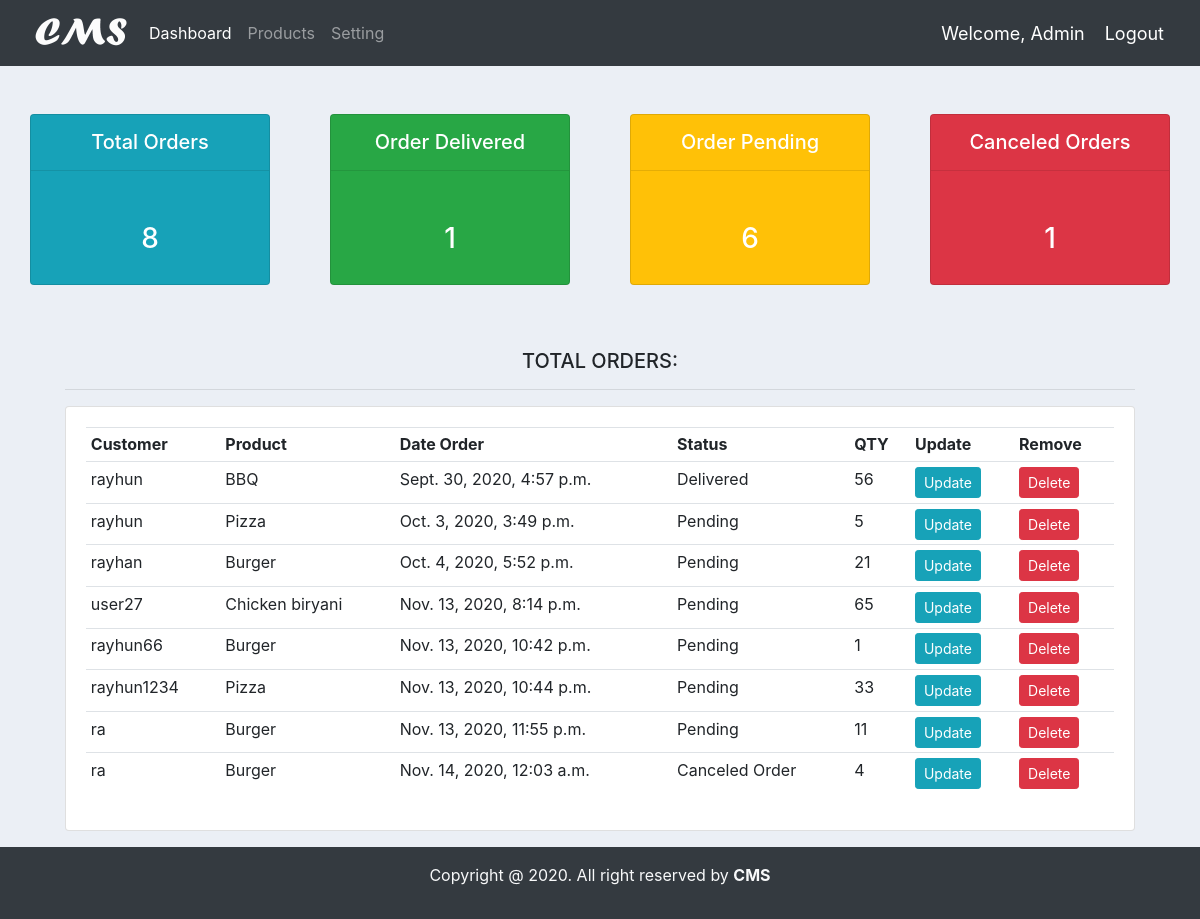
Screenshot of /all/orders (signed in) with the database file from the repository.
### accounts/models.py (models this page shows, shortened)
class Order(models.Model):
    STATUS = (
        ('Pending','Pending'),
        ('Canceled Order','Canceled Order'),
        ('Delivered','Delivered')
        )
    customer = models.ForeignKey(Customer, null=True, on_delete=models.SET_NULL)
    Product = models.ForeignKey(Product, null=True, on_delete=models.SET_NULL)
    date_created = models.DateTimeField(auto_now_add=True, null=True)
    statur = models.CharField(max_length=200, null=True, choices=STATUS)
    note = models.CharField(max_length=200, null=True)
    order_content = models.DecimalField(max_digits= 10000, null=True, decimal_places=0)

class Customer(models.Model):
    user = models.OneToOneField(User, null=True, blank=True, on_delete=models.CASCADE)
    name = models.CharField(max_length=200, null=True)
    phone = models.CharField(max_length=200, null=True)
    email = models.CharField(max_length=200, null=True)
    profile_pic = models.ImageField(default="demo.jpg", null=True, blank=True)
    date_created = models.DateTimeField(auto_now_add=True, null=True)
    def __str__(self):
        return str(self.name)

class Product(models.Model):
    CATAGORY = (
        ('Indoor','Indoor'),
        ('Out Door','Out Door'),
    )
    name = models.CharField(max_length=200, null=True)
    price = models.FloatField(null=True)
    catagory = models.CharField(max_length=200, null=True, choices=CATAGORY)
    descriprion = models.CharField(max_length=500 ,null=True, blank=True)
    data_created = models.DateTimeField(auto_now_add=True)
    tags = models.ManyToManyField(Tag)
    def __str__(self):
        return str(self.name)

### accounts/decorators.py (the view)
    def wrapper_func(request, *args, **kwargs):
        group = None
        if request.user.groups.exists():
            group = request.user.groups.all()[0].name
        if group == 'customer':
            return redirect('user_profile')
        elif group == 'admin':
            return view_func(request, *args, **kwargs)
        else:
            context = {}
            return render(request, 'accounts/customer_not_auth.html', context)

### accounts/views.py (called while the page is built)
@login_required
@admin_only
def order_list(request):
    orders = Order.objects.all()
    total_orders = orders.count()
    order_delivered = orders.filter(statur='Delivered').count()
    order_pending = orders.filter(statur='Pending').count()
    order_cancels = orders.filter(statur='Canceled Order').count()
    context = {
        'orders':orders,
        'total_orders':total_orders,
        'order_delivered':order_delivered,
        'order_pending':order_pending,
        'order_cancels':order_cancels,
    }
    return render(request, 'accounts/order_list.html',context)

### accounts/templates/accounts/order_list.html
{% extends 'accounts/main.html' %}
{% block content %}
<div class="container-fluid">
    {% include 'accounts/status.html' %}
    <div class="row">
        <div class="col-md-11 m-auto">
            <h5 class="text-center">TOTAL ORDERS:</h5>
            <hr>
            <div class="card card-body">
                {% if orders %}
                <table class="table table-sm">
                    <tr>
                        <th>Customer</th>
                        <th>Product</th>
                        <th>Date Order</th>
                        <th>Status</th>
                        <th>QTY</th>
                        <th>Update</th>
                        <th>Remove</th>
                    </tr>
                    {% for order in orders %}
                    <tr>
                        <td>{{ order.customer }}</td>
                        <td>{{ order.Product }}</td>
                        <td>{{ order.date_created }}</td>
                        <td>{{ order.statur }}</td>
                        <td>{{ order.order_content }}</td>
                        <td><a class="btn btn-sm btn-info" href="{% url 'update_order' order.pk %}">Update</a></td>
                        <td><a class="btn btn-sm btn-danger" href="{% url 'delete_order' order.pk %}">Delete</a></td>
                    </tr>
                    {% endfor %}
                </table>
                {% else %}
                    <h3 class="h3 text-center py-3 text-danger">Order Not Found</h3>
                {% endif %}
            </div>
        </div>
    </div>
</div>
{% endblock %}

### accounts/templates/accounts/navbar.html (shortened to what this page needs)
{% load static %}
<nav class="navbar navbar-expand-lg navbar-dark bg-dark">
  <a href="{% url 'home' %}"><img id="logo" src="{% static '/images/logo.png' %}" alt="" title="Customer Management System"></a>
    <div class="collapse navbar-collapse" id="navbarSupportedContent">
      <ul class="navbar-nav mr-auto">
        {% if request.user.is_staff %}
        <li class="nav-item active">
          <a class="nav-link" href="{% url 'home' %}">Dashboard</a>
        </li>
        {% endif %}
        <li class="nav-item">
          <a class="nav-link" href="{% url 'products' %}">Products</a>
        </li>
        <li class="nav-item">
          <a class="nav-link" href="{% url 'account' %}">Setting</a>
        </li>
      </ul>
    </div>
    <span class="hello">Welcome, {{ request.user|title }} </span>
    <span><a class="hello" href="{% url 'logout' %}">Logout</a></span>
  </nav>

### static/css/main.css (style rules this page uses)
#logo { height: 50PX; }
body { background-color: #ebeff5; }

### accounts/templates/accounts/main.html (style rules this page uses)
a { text-decoration: none; }

### accounts/templates/accounts/navbar.html (style rules this page uses)
.hello { color: #fff; font-size: 18px; margin-right: 20px; }

### rows the page displays
Order: customer "rayhun", Product "BBQ", date_created "Sept. 30, 2020, 4:57 p.m.", statur "Delivered", order_content "56"
Order: customer "rayhun", Product "Pizza", date_created "Oct. 3, 2020, 3:49 p.m.", statur "Pending", order_content "5"
Order: customer "rayhan", Product "Burger", date_created "Oct. 4, 2020, 5:52 p.m.", statur "Pending", order_content "21"
Order: customer "user27", Product "Chicken biryani", date_created "Nov. 13, 2020, 8:14 p.m.", statur "Pending", order_content "65"
Order: customer "rayhun66", Product "Burger", date_created "Nov. 13, 2020, 10:42 p.m.", statur "Pending", order_content "1"
Order: customer "rayhun1234", Product "Pizza", date_created "Nov. 13, 2020, 10:44 p.m.", statur "Pending", order_content "33"
Order: customer "ra", Product "Burger", date_created "Nov. 13, 2020, 11:55 p.m.", statur "Pending", order_content "11"
Order: customer "ra", Product "Burger", date_created "Nov. 14, 2020, 12:03 a.m.", statur "Canceled Order", order_content "4"

### other values shown
{{ request.user|title }} "Admin"
{{ total_orders }} "8"
{{ order_delivered }} "1"
{{ order_pending }} "6"
{{ order_cancels }} "1"
